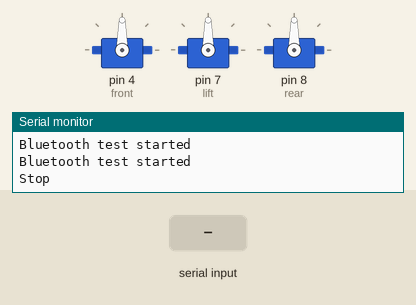
Simulated run of this sketch. Board: Arduino Mega 2560, built with avr-gcc and run on an emulated ATmega2560. Parts: 3 × servo, the last lines printed to the serial monitor. The inputs (shaded band) are chosen by the test bench.

Above: at 3.2 s.
3.3 s: "w" received over the second serial link
At 3.9 s:
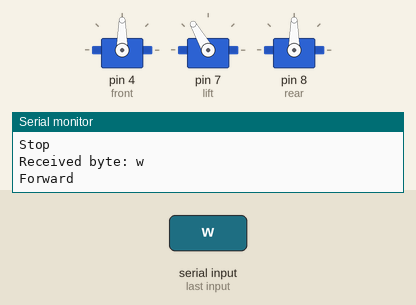
At 4.3 s:
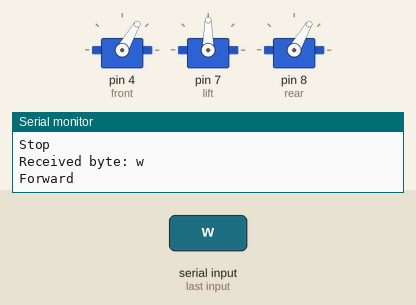
6.3 s: "b" received over the second serial link
9.3 s: "s" received over the second serial link
At 9.5 s:
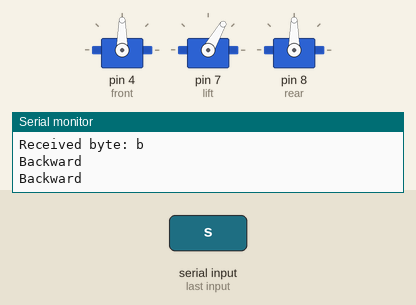
Timing chart, 0 to 12.3 s (numbered marks = the images above; inputs shaded):
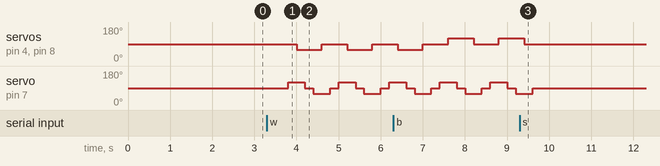

The sketch:

Final_Hexapod_code_modified.ino
```cpp
#include <SoftwareSerial.h>
#include<Servo.h>

Servo lift ;
Servo rear;
Servo front;

char currstatus;

void setup() {
  // put your setup code here, to run once:
  Serial.begin(9600);
  Serial1.begin(9600);

  Serial.println("Bluetooth test started");

  front.attach(4);
  lift.attach(7);
  rear.attach(8);

  lift.write(90);
  rear.write(90);
  front.write(90);
  delay(2000);

  Serial.begin(9600);
  Serial1.begin(9600);

  Serial.println("Bluetooth test started");

  currstatus = 's';
}

void loop()
{
  // put your main code here, to run repeatedly:
  // while(Serial1.available())
    if(Serial1.available())
    {
      Serial.print("Received byte: ");

      currstatus = Serial1.read();

      Serial.println(currstatus);
    }

    // when you compare char values use '' not "" , "" is for string comparision.
    if(currstatus == 'w')
    {
      Serial.println("Forward");
      forward();
    }
    if(currstatus == 'b')
    {
      Serial.println("Backward");
      backward();
    }

    if(currstatus == 's')
    {
      stop();
      Serial.println("Stop");
    }


}


void forward() {
  // For Forward motion.
  //step 1 :
  lift.write(120);
  delay(200);

  //step 2 :
  front.write(60);
  rear.write(60);
  delay(200);

  //step 3 :
  lift.write(90);
  delay(200);

  //step 4 :
  lift.write(60);
  delay(200);

  //step 5 :
  front.write(90);
  rear.write(90);
  delay(200);

  //step 6 :
  lift.write(90);
  delay(200);

}


void backward() {
  // for backward motion
  //step 1 :
  lift.write(120);
  delay(200);

  //step 2 :
  front.write(120);
  rear.write(120);
  delay(200);

  //step 3 :
  lift.write(90);
  delay(200);

  //step 4 :
  lift.write(60);
  delay(200);

  //step 5 :
  front.write(90);
  rear.write(90);
  delay(200);

  //step 6 :
  lift.write(90);
  delay(200);

}


void stop()
{
  lift.write(90);
  delay(200);
  rear.write(90);
  delay(200);
  front.write(90);
  delay(200);
}
```

Measured:
- after the input at 3.3 s, servo on pin 4 (front), servo on pin 8 (rear): alternates 90° for 0.60 s and 60° for 0.60 s, starting after 0.70 s; servo on pin 7 (lift): 90° → 120° after 0.50 s, → 90° 0.40 s later, → 60° 0.20 s later, → 90° 0.40 s later, … (9 changes in this stretch)
- after the input at 9.3 s, servo on pin 4 (front), servo on pin 8 (rear): goes on until 9.4 s, then stays 90°; servo on pin 7 (lift): goes on until 9.6 s, then stays 90°
